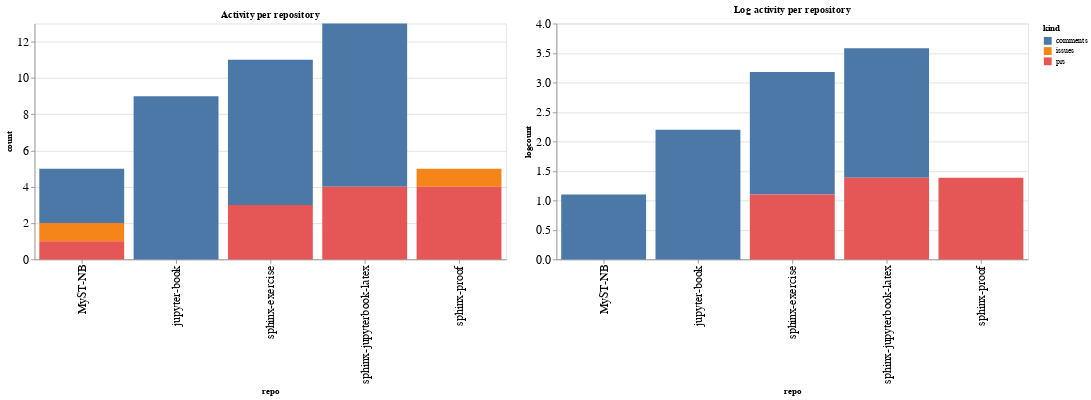

Source (notebook cell):
### Code cell
ch1 = alt.Chart(repo_summaries, width=600, title="Activity per repository").mark_bar().encode(
    x='repo',
    y='count',
    color='kind',
    tooltip="kind"
)

ch2 = alt.Chart(repo_summaries, width=600, title="Log activity per repository").mark_bar().encode(
    x='repo',
    y='logcount',
    color='kind',
    tooltip="kind"
)

ch1 | ch2

### Figure 1 — Vega-Lite specification as saved in the notebook (floating-point values rounded to 4 significant figures)
{"config": {"axisLeft": {"labelFontSize": 15}, "axisBottom": {"labelFontSize": 15}}, "hconcat": [{"mark": "bar", "encoding": {"color": {"type": "nominal", "field": "kind"}, "tooltip": {"type": "nominal", "field": "kind"}, "x": {"type": "nominal", "field": "repo"}, "y": {"type": "quantitative", "field": "count"}}, "title": "Activity per repository", "width": 600}, {"mark": "bar", "encoding": {"color": {"type": "nominal", "field": "kind"}, "tooltip": {"type": "nominal", "field": "kind"}, "x": {"type": "nominal", "field": "repo"}, "y": {"type": "quantitative", "field": "logcount"}}, "title": "Log activity per repository", "width": 600}], "data": {"name": "data-9387818461f7a4569ec7026a22ba62d9"}, "$schema": "https://vega.github.io/schema/vega-lite/v4.8.1.json", "datasets": {"data-9387818461f7a4569ec7026a22ba62d9": [{"repo": "MyST-NB", "kind": "comments", "count": 3, "logcount": 1.099}, {"repo": "MyST-NB", "kind": "issues", "count": 1, "logcount": 0.0}, {"repo": "MyST-NB", "kind": "prs", "count": 1, "logcount": 0.0}, {"repo": "jupyter-book", "kind": "comments", "count": 9, "logcount": 2.197}, {"repo": "sphinx-exercise", "kind": "comments", "count": 8, "logcount": 2.079}, {"repo": "sphinx-exercise", "kind": "prs", "count": 3, "logcount": 1.099}, {"repo": "sphinx-jupyterbook-latex", "kind": "comments", "count": 9, "logcount": 2.197}, {"repo": "sphinx-jupyterbook-latex", "kind": "prs", "count": 4, "logcount": 1.386}, {"repo": "sphinx-proof", "kind": "issues", "count": 1, "logcount": 0.0}, {"repo": "sphinx-proof", "kind": "prs", "count": 4, "logcount": 1.386}]}}
